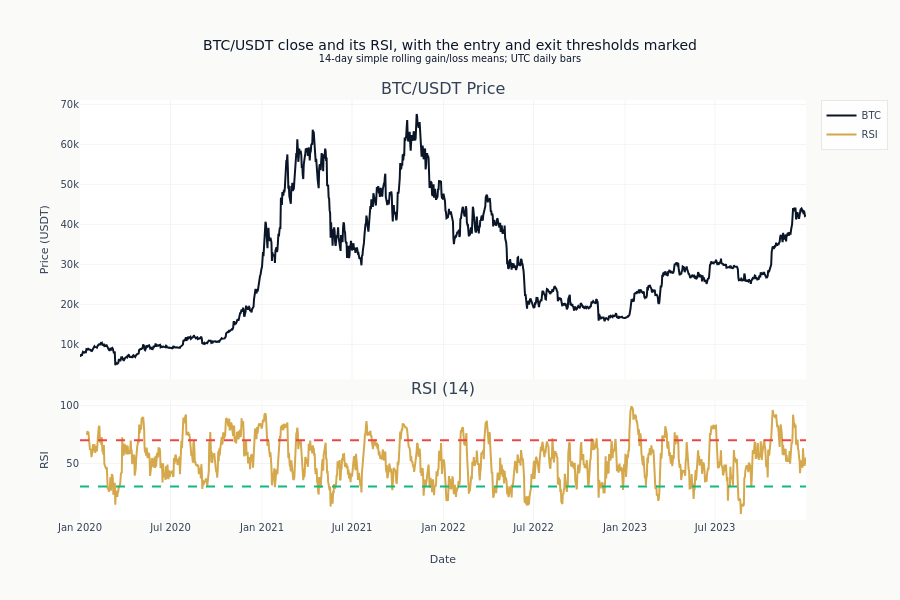

The code cell stored with this chart in its notebook:
### Code cell
# Layout and display
fig.update_layout(
    height=600,
    title=(
        "BTC/USDT close and its RSI, with the entry and exit thresholds marked"
        "<br><sup>14-day simple rolling gain/loss means; UTC daily bars</sup>"
    ),
    showlegend=True,
    xaxis2_title="Date",
    yaxis_title="Price (USDT)",
    yaxis2_title="RSI",
)
show_plotly_with_alt(
    fig,
    (
        "Two stacked panels on a shared date axis. The upper panel is the BTC/USDT close in "
        f"USDT. The lower panel is the {RSI_PERIOD}-period RSI computed from those closes, in "
        "amber, with dashed horizontal lines at the entry and exit thresholds. Same "
        "construction as the vectorized notebook's first figure, drawn here so the two "
        "engines can be compared on an identical starting point."
    ),
)

### Figure 1 — Plotly figure (JSON) as saved in the notebook; plotly's stock layout.template omitted (floating-point values rounded to 4 significant figures; data arrays with more than 128 entries replaced by an {"elided": "..."} marker saying what was removed)
{"data": [{"line": {"color": "#0a1628"}, "name": "BTC", "type": "scatter", "x": {"elided": "1461 str values"}, "xaxis": "x", "y": {"elided": "1461 float values"}, "yaxis": "y"}, {"line": {"color": "#D4A84B"}, "name": "RSI", "type": "scatter", "x": {"elided": "1461 str values"}, "xaxis": "x2", "y": {"elided": "1461 float values"}, "yaxis": "y2"}], "layout": {"annotations": [{"font": {"size": 16}, "showarrow": false, "text": "BTC/USDT Price", "x": 0.5, "xanchor": "center", "xref": "paper", "y": 1.0, "yanchor": "bottom", "yref": "paper"}, {"font": {"size": 16}, "showarrow": false, "text": "RSI (14)", "x": 0.5, "xanchor": "center", "xref": "paper", "y": 0.285, "yanchor": "bottom", "yref": "paper"}], "height": 600, "shapes": [{"line": {"color": "#10b981", "dash": "dash"}, "type": "line", "x0": 0, "x1": 1, "xref": "x2 domain", "y0": 30, "y1": 30, "yref": "y2"}, {"line": {"color": "#ef4444", "dash": "dash"}, "type": "line", "x0": 0, "x1": 1, "xref": "x2 domain", "y0": 70, "y1": 70, "yref": "y2"}], "showlegend": true, "title": {"text": "BTC/USDT close and its RSI, with the entry and exit thresholds marked<br><sup>14-day simple rolling gain/loss means; UTC daily bars</sup>"}, "xaxis": {"anchor": "y", "domain": [0.0, 1.0], "matches": "x2", "showticklabels": false}, "xaxis2": {"anchor": "y2", "domain": [0.0, 1.0], "title": {"text": "Date"}}, "yaxis": {"anchor": "x", "domain": [0.335, 1.0], "title": {"text": "Price (USDT)"}}, "yaxis2": {"anchor": "x2", "domain": [0.0, 0.285], "title": {"text": "RSI"}}}}
